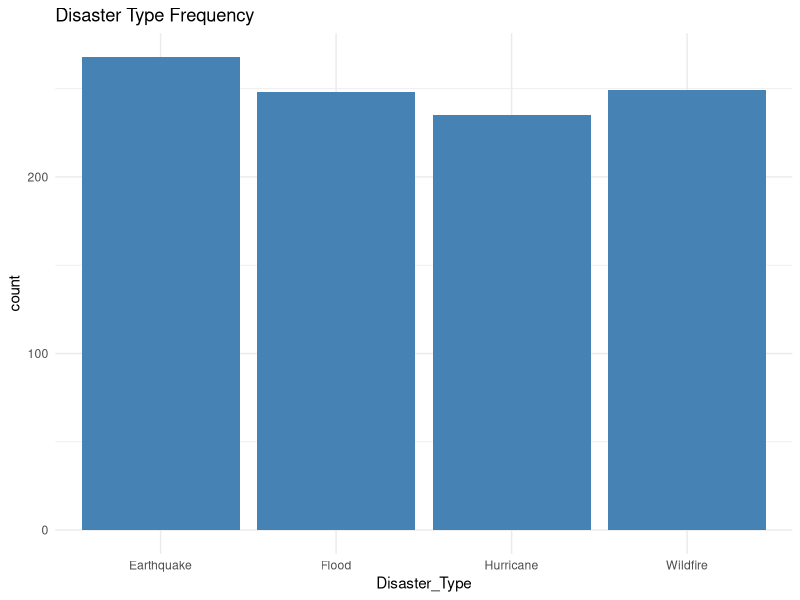
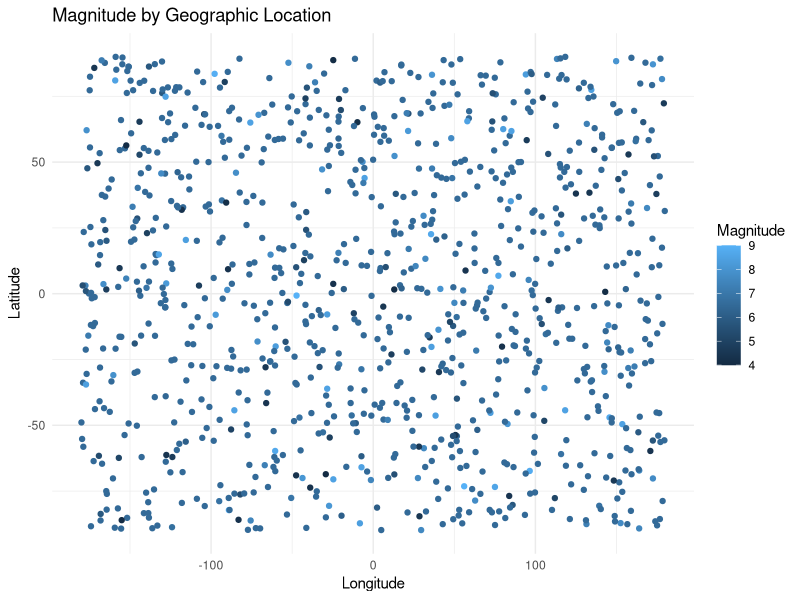
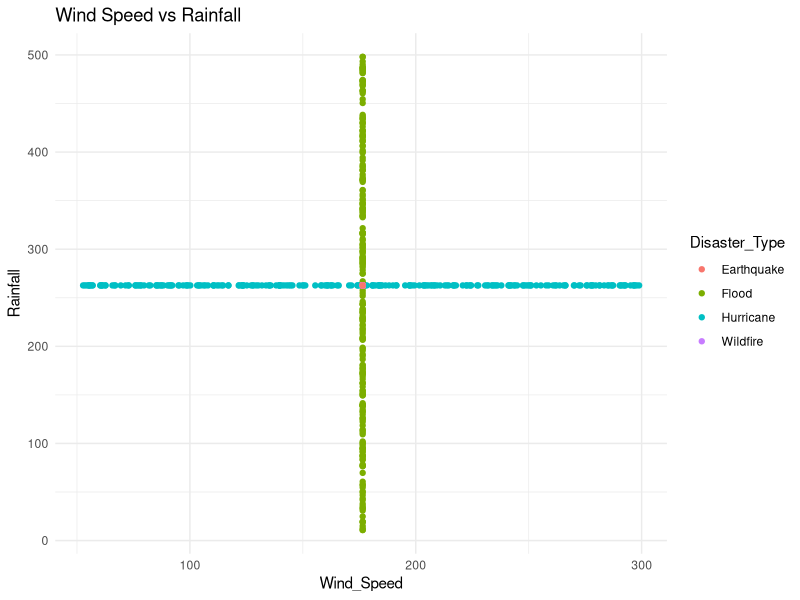
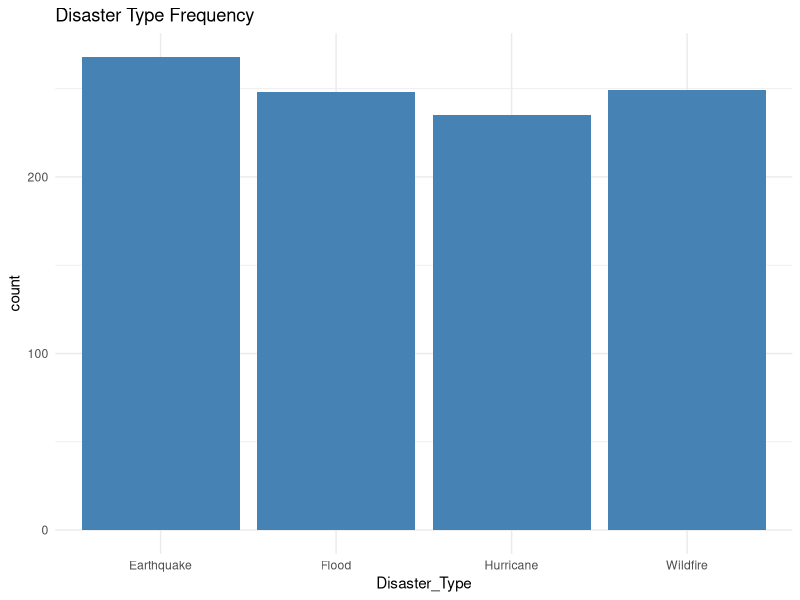
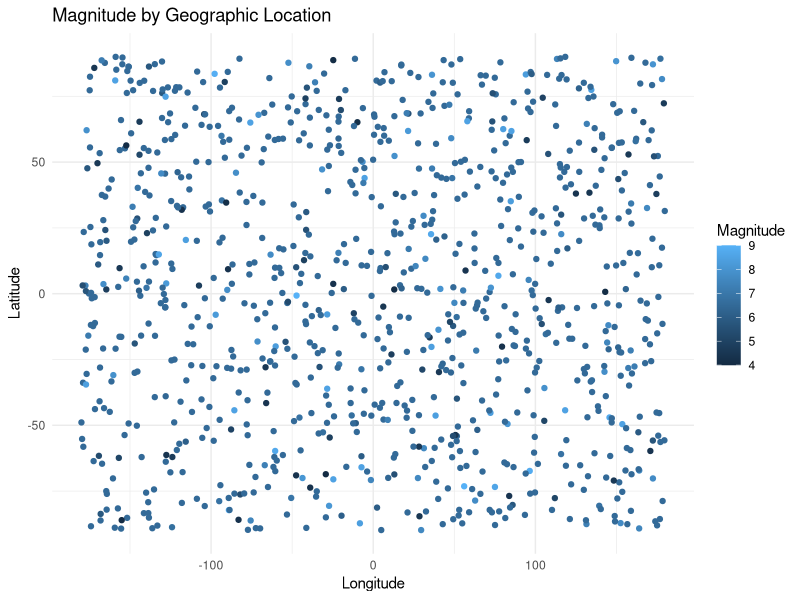
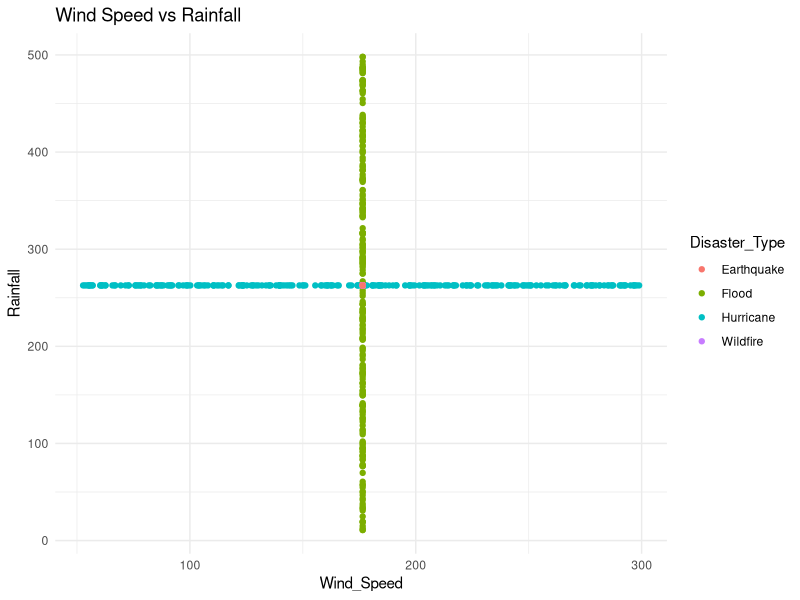

These figures' R source, in order:
library(tidyverse)

df <- read.csv("cleaned_data.csv")

# Create output folder if not exists
if(!dir.exists("output/plots")) dir.create("output/plots")

# 1. Disaster Type Frequency
p1 <- ggplot(df, aes(x = Disaster_Type)) +
  geom_bar(fill = "steelblue") +
  theme_minimal() +
  ggtitle("Disaster Type Frequency")
p1
ggsave("disaster_type_frequency.png", p1)

# 2. Magnitude Map (Latitude vs Longitude)
p2 <- ggplot(df, aes(Longitude, Latitude, color = Magnitude)) +
  geom_point() +
  theme_minimal() +
  ggtitle("Magnitude by Geographic Location")
p2
ggsave("output/plots/magnitude_map.png", p2)

# 3. Wind Speed vs Rainfall
p3 <- ggplot(df, aes(Wind_Speed, Rainfall, color = Disaster_Type)) +
  geom_point() +
  theme_minimal() +
  ggtitle("Wind Speed vs Rainfall")
p3
ggsave("output/plots/wind_rainfall.png", p3)

print("PLOTS SAVED ✔")
